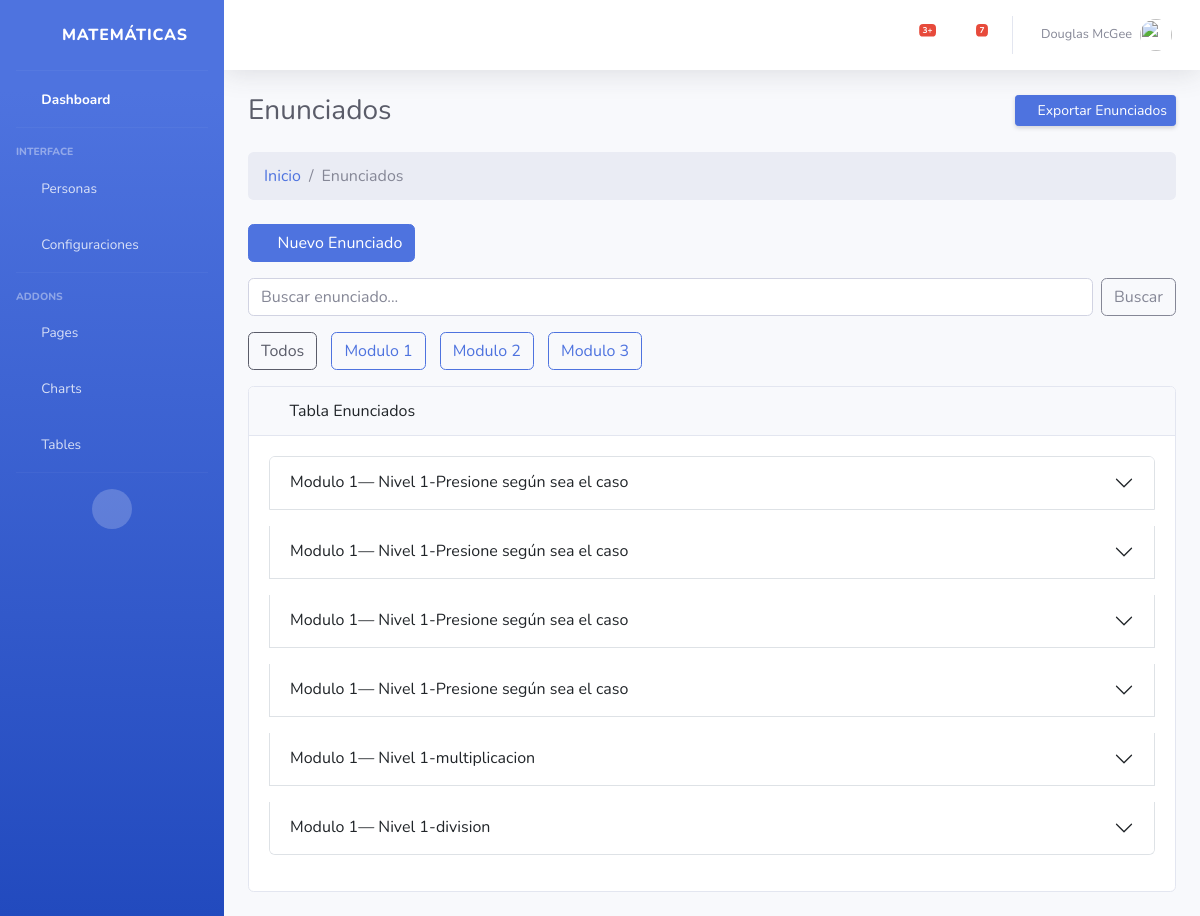
The page /enunciado/ on the database its author committed.
### Aplicaciones/core/models.py (models this page shows, shortened)
class Modulos(models.Model):
    mod_id = models.AutoField(primary_key=True)
    mod_nombre = models.CharField(max_length=50,null=False,unique=True,verbose_name="Nombre del modulo:")
    mod_descripcion = models.CharField(max_length=100,null=False,verbose_name="Descripción del modulo:")
    mod_estado = models.BooleanField(default=True,verbose_name='Estado:')
    mod_fecha_creacion = models.DateTimeField(auto_now_add=True,verbose_name='Creado el:')
    mod_fecha_actualizacion = models.DateTimeField(auto_now=True,verbose_name='Actualizado el:')

class Enunciados(models.Model):
    enun_id = models.AutoField(primary_key=True)
    fk_nivel = models.ForeignKey(Niveles,verbose_name='Nivel',on_delete=models.CASCADE)
    enun_nombre = models.CharField(max_length=100,null=False,verbose_name="Enunciado:")
    enun_estado = models.BooleanField(default=True,verbose_name='Estado:')
    enun_fecha_creacion = models.DateTimeField(auto_now_add=True,verbose_name='Creado el:')
    enun_fecha_actualizacion = models.DateTimeField(auto_now=True,verbose_name='Actualizado el:')

class Niveles(models.Model):
    niv_id = models.AutoField(primary_key=True)
    fk_modulo = models.ForeignKey(Modulos,verbose_name='Modulo',on_delete=models.CASCADE)
    niv_nombre = models.CharField(max_length=50,null=False,unique=True,verbose_name="Nombre del nivel:")
    niv_descripcion = models.CharField(max_length=100,null=False,verbose_name="Descripción del nivel:")
    orden = models.IntegerField()
    vidas = models.IntegerField()
    niv_estado = models.BooleanField(default=True,verbose_name='Estado:')
    niv_fecha_creacion = models.DateTimeField(auto_now_add=True,verbose_name='Creado el:')
    niv_fecha_actualizacion = models.DateTimeField(auto_now=True,verbose_name='Actualizado el:')

### Aplicaciones/core/views/crud_enunciado_views.py (the view)
# urls.py: path('enunciado/', crud_enunciado_views.index, name='enunciado_index'),
def index(request):
    buscar = request.GET.get("buscar", "").strip()
    modulo_id = request.GET.get("modulo")
    enunciados = Enunciados.objects.filter(enun_estado=True).select_related('fk_nivel', 'fk_nivel__fk_modulo').prefetch_related('preguntas_set__opciones_set')
    if buscar:
        enunciados = enunciados.filter(enun_nombre__icontains=buscar)
    if modulo_id:
        enunciados = enunciados.filter(fk_nivel__fk_modulo__id=modulo_id)
    enunciados = enunciados.select_related('fk_nivel', 'fk_nivel__fk_modulo').prefetch_related('preguntas_set', 'preguntas_set__opciones_set')
    modulos = Modulos.objects.all()
    return render(request, 'enunciado/index.html', {
        'enunciados': enunciados,
        'modulos': modulos,
    })

### Aplicaciones/core/templates/enunciado/Index.html (shortened to what this page needs)
{% extends "plantillas/MasterAdmin.html" %}
{% load static %}
{% block content %}
<div class="container-fluid ">
    <div class="d-sm-flex align-items-center justify-content-between mb-4">
        <h1 class="h3 mb-0 text-gray-800">Enunciados</h1>
        <a href="#" class="d-none d-sm-inline-block btn btn-sm btn-primary shadow-sm">
            <i class="fas fa-upload fa-sm text-white-50"></i> Exportar Enunciados </a>
    </div>
    <ol class="breadcrumb mb-4">
        <li class="breadcrumb-item"><a href="{% url 'inicio' %}">Inicio</a></li>
        <li class="breadcrumb-item active">Enunciados</li>
    </ol>
    <div class="mb-3">
        <a href="{% url 'enunciado_create' %}" class="btn btn-primary"><i class="fas fa-plus"></i> Nuevo Enunciado</a>
    </div>
    <div class="mb-3">
        <form method="GET" class="d-flex gap-2">
            <input type="text" name="buscar" class="form-control" placeholder="Buscar enunciado..."
                value="{{ request.GET.buscar }}">
            <button type="submit" class="btn btn-outline-secondary">Buscar</button>
        </form>
    </div>
    <div class="mb-3">
        <a href="{% url 'enunciado_index' %}" class="btn btn-outline-dark btn-filtro">Todos</a>
        {% for modulo in modulos %}
        <a href="?modulo={{ modulo.id }}" class="btn btn-outline-primary btn-filtro">{{ modulo.mod_nombre }}</a>
        {% endfor %}
    </div>
    <div class="card mb-4">
        <div class="card-header">
            <i class="fas fa-table me-1"></i>
            Tabla Enunciados
        </div>
        <div class="card-body">
            <div class="table-responsive">
                <div class="accordion" id="accordionEnunciados">
                    {% for enunciado in enunciados %}
                    <div class="accordion-item mb-3">
                        <h2 class="accordion-header" id="heading{{ forloop.counter }}">
                            <button class="accordion-button collapsed" type="button" data-bs-toggle="collapse"
                                data-bs-target="#collapse{{ forloop.counter }}" aria-expanded="false"
                                aria-controls="collapse{{ forloop.counter }}">
                                {{enunciado.fk_nivel.fk_modulo.mod_nombre}}— {{ enunciado.fk_nivel.niv_nombre }}-{{ enunciado.enun_nombre }}
                            </button>
                        </h2>
                    </div>
                    {% empty %}
                    <p>No hay enunciados disponibles.</p>
                    {% endfor %}
                </div>
            </div>
        </div>
    </div>
</div>
{% endblock %}

### Aplicaciones/core/templates/enunciado/Index.html (style rules this page uses)
.btn-filtro { margin-right: 10px; }

### rows shown on the page
Modulos: mod_nombre "Modulo 1"
Modulos: mod_nombre "Modulo 2"
Modulos: mod_nombre "Modulo 3"
Enunciados: fk_nivel.fk_modulo.mod_nombre "Modulo 1", fk_nivel.niv_nombre "Nivel 1", enun_nombre "Presione según sea el caso"
Enunciados: fk_nivel.fk_modulo.mod_nombre "Modulo 1", fk_nivel.niv_nombre "Nivel 1", enun_nombre "Presione según sea el caso"
Enunciados: fk_nivel.fk_modulo.mod_nombre "Modulo 1", fk_nivel.niv_nombre "Nivel 1", enun_nombre "Presione según sea el caso"
Enunciados: fk_nivel.fk_modulo.mod_nombre "Modulo 1", fk_nivel.niv_nombre "Nivel 1", enun_nombre "Presione según sea el caso"
Enunciados: fk_nivel.fk_modulo.mod_nombre "Modulo 1", fk_nivel.niv_nombre "Nivel 1", enun_nombre "multiplicacion"
Enunciados: fk_nivel.fk_modulo.mod_nombre "Modulo 1", fk_nivel.niv_nombre "Nivel 1", enun_nombre "division"
